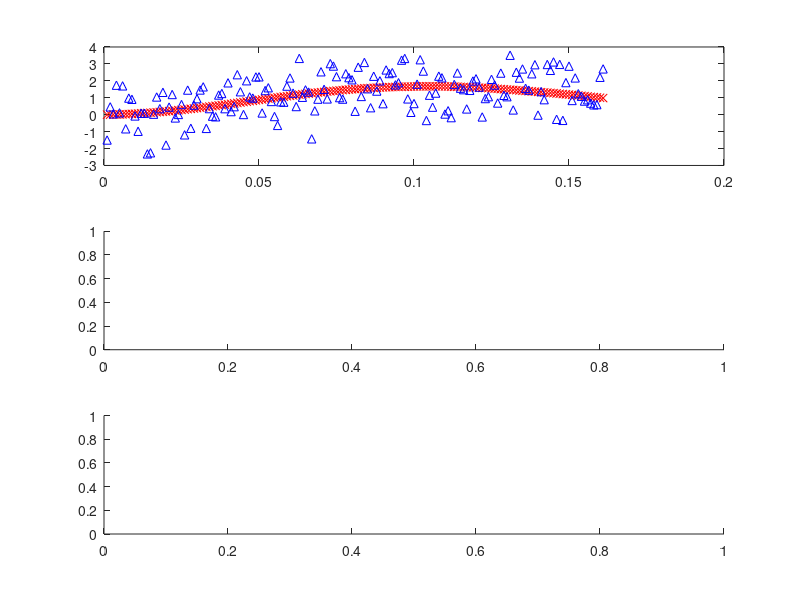

The MATLAB script that drew this image: (Note: this script raises an error after producing the figure.)
M = csvread('State_recording.csv');
M2 = csvread('NoisyState_recording.csv');
t = cumsum(M(:,1));
ax1 = subplot(3,1,1);
ax2 = subplot(3,1,2);
ax3 = subplot(3,1,3);


plot(ax1, t, M(:,2), 'rx', t, M2(:,2), 'b^'); legend('Position');
plot(ax2, t, M(:,3), 'rx', t, M2(:,3), 'b^'); legend('Velocity');
plot(ax3, t, M(:,4), 'rx', t, M2(:,4), 'b^');
legend('Actual', 'Noise');